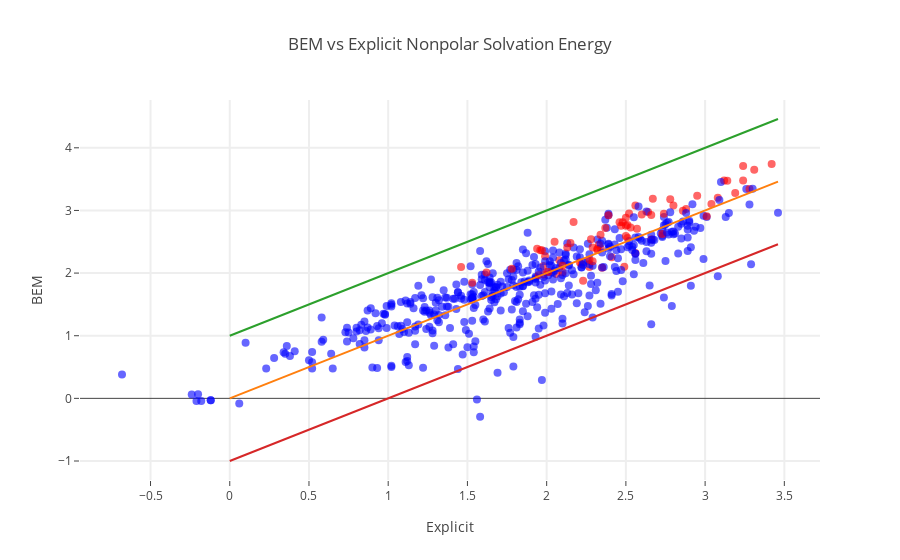

The notebook cell this image was saved under:
### Code cell
import plotly.plotly as py
import plotly.graph_objs as go
from plotly.offline import download_plotlyjs, init_notebook_mode, plot, iplot
init_notebook_mode(connected=True)

bem_c = bem[index_clean]
mobley_c = mobley[index_clean]
names_c = names[index_clean]
volumes_c = volumes[index_clean]
areas_c = areas[index_clean]
test_charge_c = test_charge[index_clean]


key = 'n_'
key_true = numpy.chararray(len(bem_c), itemsize=10)
key_true[:] = 'blue'
for i in range(len(bem_c)):
    if key in names_c[i]:
        key_true[i] = 'red'
    
trace = go.Scatter(
            x = mobley_c,
            y = bem_c,
            text = names_c,
            mode='markers',
            marker = dict(size=8,
                        opacity=0.6, color=key_true),
#                        opacity=0.6, color=areas_c),
            hoverinfo = 'text')
         

max_val = numpy.max(mobley_c)
ref = go.Scatter( x = numpy.array([0,max_val]),
                  y = numpy.array([0,max_val]),
                  mode = 'lines'
                )

ref2 = go.Scatter( x = numpy.array([0,max_val]),
                  y = numpy.array([1,max_val+1]),
                  mode = 'lines'
                )
ref3 = go.Scatter( x = numpy.array([0,max_val]),
                  y = numpy.array([-1,max_val-1]),
                  mode = 'lines'
                )

data = [trace, ref, ref2, ref3]
    
layout= go.Layout(
    title= 'BEM vs Explicit Nonpolar Solvation Energy',
    hovermode= 'closest',
    xaxis= dict(
        title= 'Explicit',
        ticklen= 5,
        zeroline= False,
        gridwidth= 2,
    ),
    yaxis=dict(
        title= 'BEM',
        ticklen= 5,
        gridwidth= 2,
    ),
    showlegend= False
)
fig= go.Figure(data=data, layout=layout)
iplot(fig)

#Cross correlation
correl = numpy.corrcoef(bem, mobley)
print 'Correlation coeff: '
print correl

### Figure 1 — Plotly figure (JSON) as saved in the notebook; plotly's stock layout.template omitted (floating-point values rounded to 4 significant figures; data arrays with more than 128 entries replaced by an {"elided": "..."} marker saying what was removed)
{"data": [{"hoverinfo": "text", "marker": {"color": {"elided": "502 str values"}, "opacity": 0.6, "size": 8}, "mode": "markers", "text": {"elided": "502 str values"}, "type": "scatter", "uid": "b50ebf95-39eb-4a1a-8d74-433f90b176b1", "x": {"elided": "502 float values"}, "y": {"elided": "502 float values"}}, {"mode": "lines", "type": "scatter", "uid": "17e270e4-929e-4d71-906b-71f5a9ec6f58", "x": [0, 3.46], "y": [0, 3.46]}, {"mode": "lines", "type": "scatter", "uid": "085415e8-a4d1-40f8-9dd1-f3aea41f5a07", "x": [0, 3.46], "y": [1, 4.46]}, {"mode": "lines", "type": "scatter", "uid": "c46e48e6-e43b-41c0-ac30-9b06599052af", "x": [0, 3.46], "y": [-1, 2.46]}], "layout": {"hovermode": "closest", "showlegend": false, "title": {"text": "BEM vs Explicit Nonpolar Solvation Energy"}, "xaxis": {"gridwidth": 2, "ticklen": 5, "title": {"text": "Explicit"}, "zeroline": false}, "yaxis": {"gridwidth": 2, "ticklen": 5, "title": {"text": "BEM"}}}}
